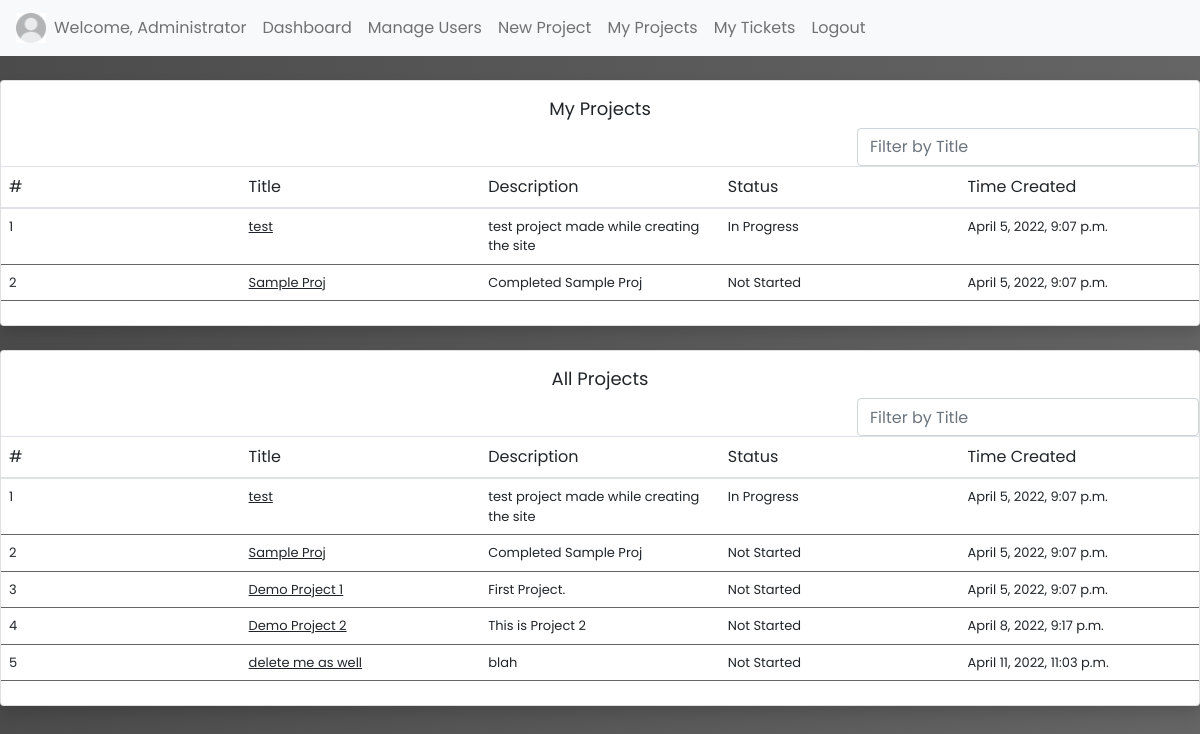
Before: /my-projects (signed in) with the older database file.
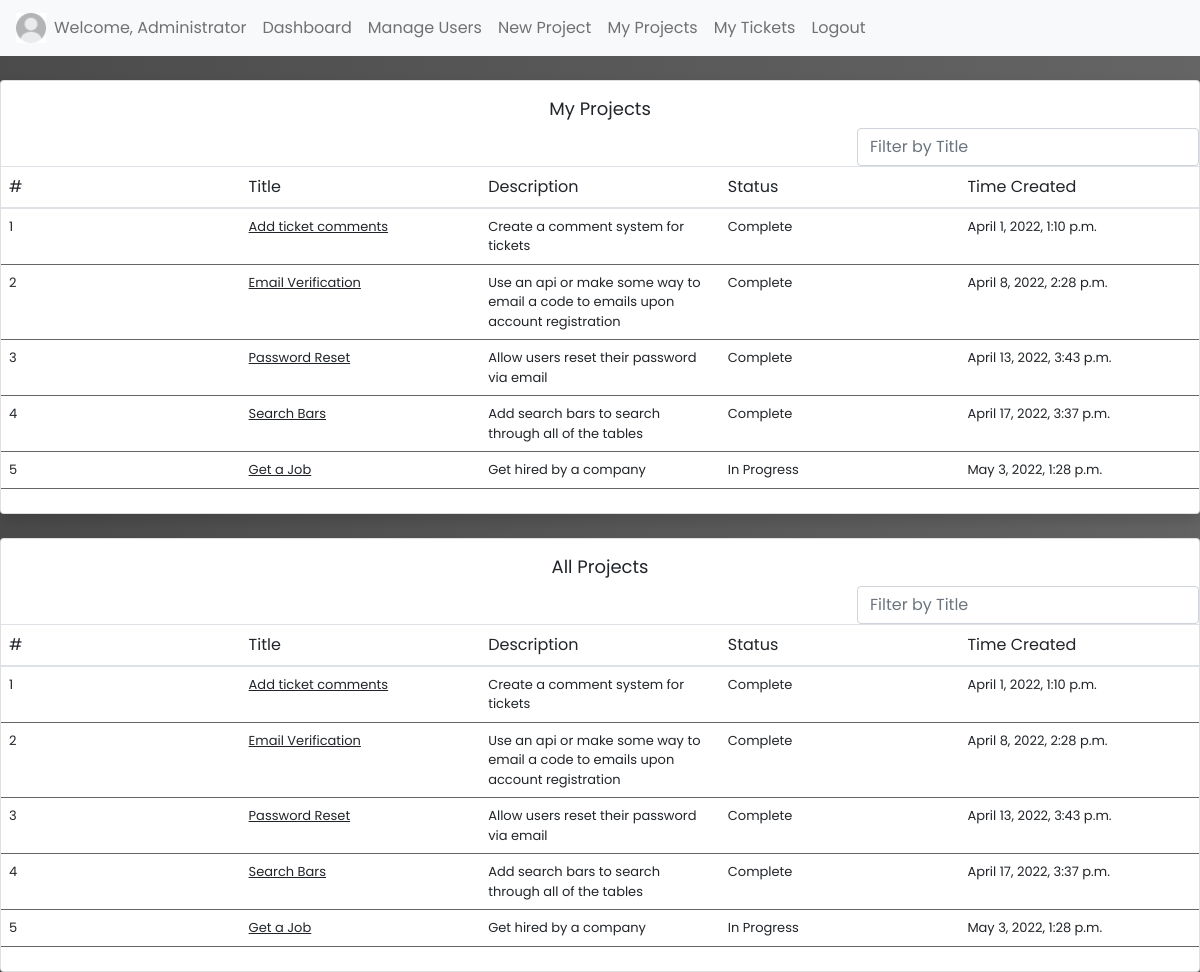
After: the same page with the newer database file.
### trackersite/models.py (models this page shows)
class Project(models.Model):
    title = models.CharField(max_length=30)
    desc = models.TextField(max_length=600)
    class Status(models.TextChoices):
        NOT = "Not Started",
        PRGRS = "In Progress",
        CMPLTE = "Complete",
    status = models.CharField(max_length=11, choices=Status.choices, default=Status.NOT)
    manager = models.ForeignKey(User, on_delete=models.SET_NULL, related_name="project_manager", null=True)
    creator = models.ForeignKey(User, on_delete=models.SET_NULL, null=True)
    time_created = models.DateTimeField(auto_now_add=True)

### trackersite/views.py (the view)
# urls.py: path("my-projects", views.projects, name="my_projects"),
@login_required
def projects(request):
    if request.user.role != "Developer":
        projects = models.Project.objects.filter(id__in=
        models.Team.objects.filter(member_id = request.user.id).values_list('project_id')).order_by('time_created')
        allProjects = models.Project.objects.filter().order_by('time_created')
        return render(request, 'trackersite/my_projects.html', {
            "projects":projects, "allProjects":allProjects
        })
    else:
        projects = models.Project.objects.filter(id__in=
        models.Team.objects.filter(member_id = request.user.id).values_list('project_id')).order_by('time_created')
        return render(request, 'trackersite/my_projects.html', {
            "projects":projects
        })

### trackersite/templates/trackersite/my_projects.html
{% extends 'trackersite/layout.html' %}
{% block body %}
<br><div class="card shadow border-start-primary py-2">
    <div style="justify-content:center; display: flex; padding: 0.5%; font-size: large;">My Projects</div>
    <div class="form-inline" style="justify-content: right;">
        <input class="form-control" type="search" placeholder="Filter by Title" aria-label="Search" id="searchBar1" onkeyup="search_names('searchBar1', 'titles1')">
    </div>
    <div>
        <table class="table projects">
            <thead>
                <tr>
                <th scope="col">#</th>
                <th scope="col">Title</th>
                <th scope="col">Description</th>
                <th scope="col">Status</th>
                <th scope="col">Time Created</th>
                </tr>
            </thead>
            <tbody>
                {% for project in projects %}
                <tr>
                    <td scope="row">{{ forloop.counter }}</td>
                    <td><a class="titles1 hlink" href="{% url 'manage_project' project.title %}" class="hlink">{{project.title}}</a></td>
                    <td>{{project.desc}}</td>
                    <td>{{project.status}}</td>
                    <td>{{project.time_created}}</td>
                </tr>
                {% endfor %}
    </tbody>
        </table>
    </div>
</div>
{% if user.role != 'Developer' %}
<br><div class="card shadow border-start-primary py-2">
    <div style="justify-content:center; display: flex; padding: 0.5%; font-size: large;">All Projects</div>
    <div class="form-inline" style="justify-content: right;">
        <input class="form-control" type="search" placeholder="Filter by Title" aria-label="Search" id="searchBar2" onkeyup="search_names('searchBar2', 'titles2')">
    </div>
    <div>
        <table class="table projects">
            <thead>
                <tr>
                <th scope="col">#</th>
                <th scope="col">Title</th>
                <th scope="col">Description</th>
                <th scope="col">Status</th>
                <th scope="col">Time Created</th>
                </tr>
            </thead>
            <tbody>
                {% for project in allProjects %}
                <tr>
                    <td>{{ forloop.counter }}</td>
                    <td><a class="titles2 hlink" href="{% url 'manage_project' project.title %}">{{project.title}}</a></td>
                    <td>{{project.desc}}</td>
                    <td>{{project.status}}</td>
                    <td>{{project.time_created}}</td>
                </tr>
                {% endfor %}
    </tbody>
        </table>
    </div>
</div>
{% endif %}
{% endblock %}

Changed rows visible on the page:
removed Project: title "test", desc "test project made while creating the site", status "In Progress", time_created "April 5, 2022, 9:07 p.m."
removed Project: title "Sample Proj", desc "Completed Sample Proj", status "Not Started", time_created "April 5, 2022, 9:07 p.m."
removed Project: title "Demo Project 1", desc "First Project.", status "Not Started", time_created "April 5, 2022, 9:07 p.m."
removed Project: title "Demo Project 2", desc "This is Project 2", status "Not Started", time_created "April 8, 2022, 9:17 p.m."
removed Project: title "delete me as well", desc "blah", status "Not Started", time_created "April 11, 2022, 11:03 p.m."
added Project: title "Add ticket comments", desc "Create a comment system for tickets", status "Complete", time_created "April 1, 2022, 1:10 p.m."
added Project: title "Email Verification", desc "Use an api or make some way to email a code to emails upon account registration", status "Complete", time_created "April 8, 2022, 2:28 p.m."
added Project: title "Password Reset", desc "Allow users reset their password via email", status "Complete", time_created "April 13, 2022, 3:43 p.m."
added Project: title "Search Bars", desc "Add search bars to search through all of the tables", status "Complete", time_created "April 17, 2022, 3:37 p.m."
added Project: title "Get a Job", desc "Get hired by a company", status "In Progress", time_created "May 3, 2022, 1:28 p.m."
